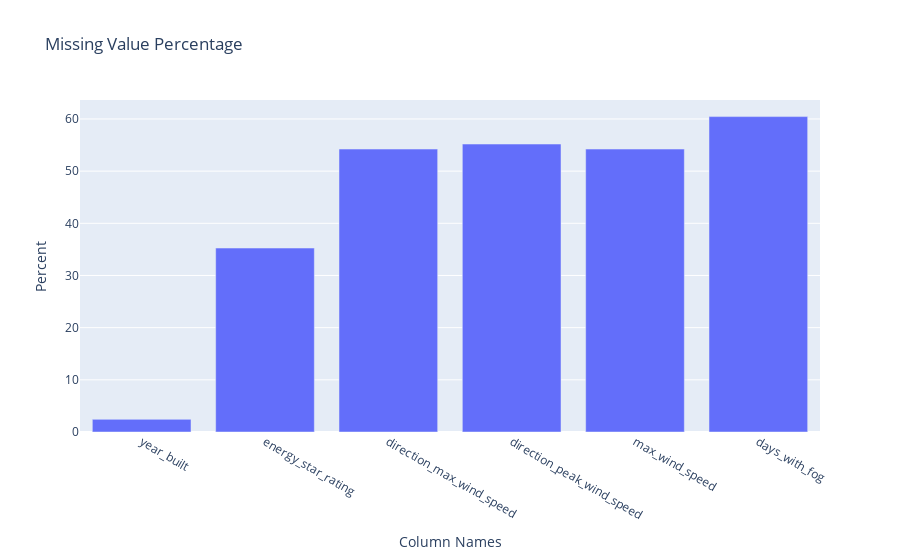

Here is the notebook cell this chart was saved with:
### Code cell
fig = px.bar(cols_missing, 
             x='index', y='p', 
             labels={'index':'Column Names', 'p':'Percent'},
             title='Missing Value Percentage'
            )
fig.show()

### Figure 1 — Plotly figure (JSON) as saved in the notebook; plotly's stock layout.template omitted (floating-point values rounded to 4 significant figures)
{"data": [{"alignmentgroup": "True", "hovertemplate": "Column Names=%{x}<br>Percent=%{y}<extra></extra>", "legendgroup": "", "marker": {"color": "#636efa", "pattern": {"shape": ""}}, "name": "", "offsetgroup": "", "orientation": "v", "showlegend": false, "textposition": "auto", "type": "bar", "x": ["year_built", "energy_star_rating", "direction_max_wind_speed", "direction_peak_wind_speed", "max_wind_speed", "days_with_fog"], "xaxis": "x", "y": [2.425, 35.26, 54.23, 55.19, 54.23, 60.45], "yaxis": "y"}], "layout": {"barmode": "relative", "legend": {"tracegroupgap": 0}, "title": {"text": "Missing Value Percentage"}, "xaxis": {"anchor": "y", "domain": [0, 1], "title": {"text": "Column Names"}}, "yaxis": {"anchor": "x", "domain": [0, 1], "title": {"text": "Percent"}}}}
